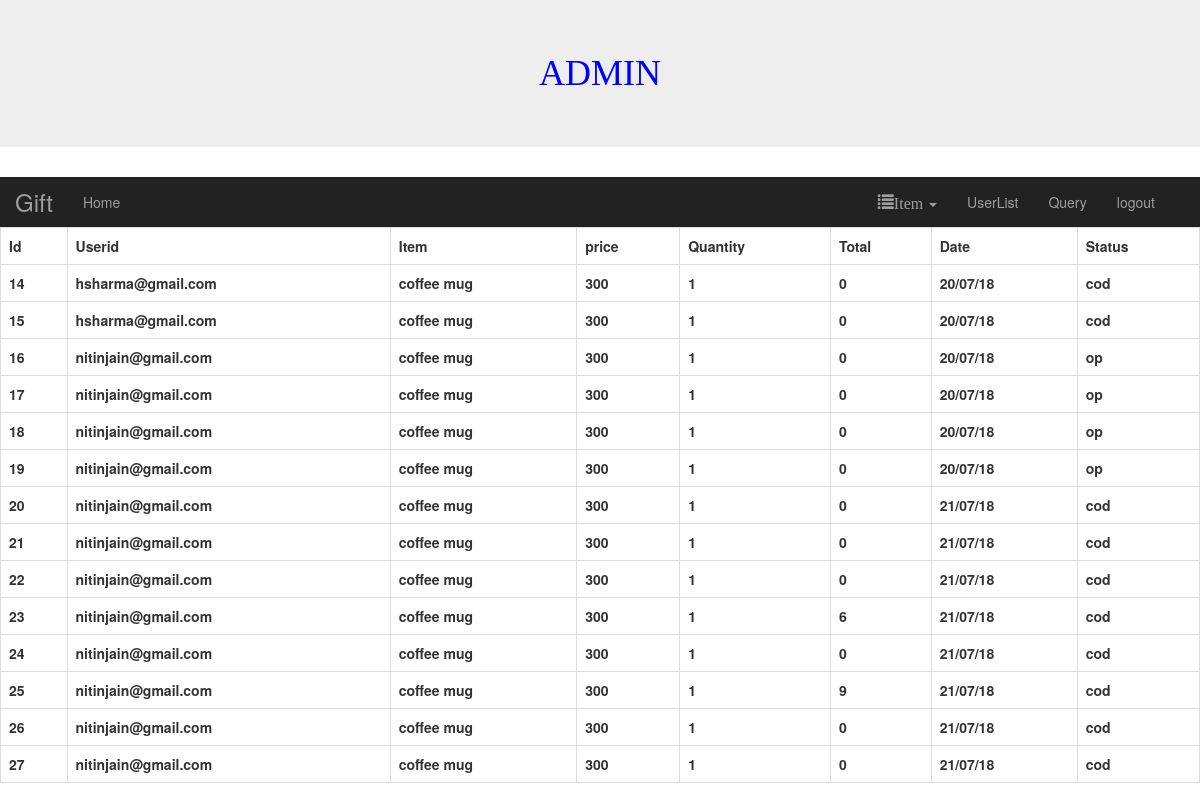
The app's page /purchased.php with its own data.
### tables this page shows
CREATE TABLE IF NOT EXISTS `order1` (
  `id` int(11) NOT NULL AUTO_INCREMENT,
  `item` varchar(25) NOT NULL,
  `price` varchar(10) NOT NULL,
  `quantity` varchar(10) NOT NULL,
  `total` int(6) NOT NULL,
  `userid` varchar(25) NOT NULL,
  `transid` varchar(10) NOT NULL,
  `status` varchar(20) NOT NULL,
  `date` varchar(12) NOT NULL,
  PRIMARY KEY (`id`)
);

### purchased.php (the view, shortened to what this page needs)
<!DOCTYPE html PUBLIC "-//W3C//DTD XHTML 1.0 Transitional//EN" "http://www.w3.org/TR/xhtml1/DTD/xhtml1-transitional.dtd">
<html xmlns="http://www.w3.org/1999/xhtml">
<head>
<link href="bootstrap-3.3.7-dist/css/bootstrap.min.css" rel="stylesheet"/>
<link rel="stylesheet" href="https://maxcdn.bootstrapcdn.com/bootstrap/3.3.7/css/bootstrap.min.css">
</head>
<body>
<nav class="jumbotron text-center">
<span style="color:#00F;font-size:36px;font-family:Georgia, 'Times New Roman', Times, serif;">ADMIN</span>
</nav>
<nav class="nav navbar-inverse">
<div class="navbar-header">
<a href="#" class="navbar-brand" style="font-size:24px">Gift</a>
</div>
<div class="container-fluid">
<div class="collapse navbar-collapse" id="sspy">
<ul class="nav navbar-nav">
<li><a href="Admin1.php">Home</a></li>
</ul>
<ul class="nav navbar-nav pull-right">
<li class="dropdown">
<a href="#" class="dropdown-toggle" data-toggle="dropdown">
<span class="glyphicon glyphicon-list" style="font-size:16px">Item</span>
<span class="caret"></span></a>
</li>
<li><a href="userlist.php">UserList</a></li>
<li><a href="userquery.php">Query</a></li>
<li><a href="admin logout.php">logout</a></li>
</ul>
</div>
</div>
</nav>
<table class="table table-bordered">
<tr><th>Id</th><th>Userid</th><th>Item</th><th>price</th><th>Quantity</th><th>Total</th><th>Date</th><th>Status</th></tr>
<?php
include('conn.php');
  $sql=mysqli_query($conn,"select * from order1");
   while($a=mysqli_fetch_array($sql))
   {
?>
<tr>
<th><?php echo $a['id'] ?></th>
<th><?php echo $a['userid'] ?> </th>
<th><?php echo $a['item'] ?></th>
<th><?php echo $a['price'] ?> </th>
<th><?php echo $a['quantity'] ?> </th>
<th><?php echo $a['total'] ?> </th>
<th><?php echo $a['date'] ?></th>
<th><?php echo $a['status'] ?></th>
</tr>
<?php } ?>
</table>
</body>
</html>

### records on screen
order1: id "14", userid "hsharma@gmail.com", item "coffee mug", price "300", quantity "1", total "0", date "20/07/18", status "cod"
order1: id "15", userid "hsharma@gmail.com", item "coffee mug", price "300", quantity "1", total "0", date "20/07/18", status "cod"
order1: id "16", userid "nitinjain@gmail.com", item "coffee mug", price "300", quantity "1", total "0", date "20/07/18", status "op"
order1: id "17", userid "nitinjain@gmail.com", item "coffee mug", price "300", quantity "1", total "0", date "20/07/18", status "op"
order1: id "18", userid "nitinjain@gmail.com", item "coffee mug", price "300", quantity "1", total "0", date "20/07/18", status "op"
order1: id "19", userid "nitinjain@gmail.com", item "coffee mug", price "300", quantity "1", total "0", date "20/07/18", status "op"
order1: id "20", userid "nitinjain@gmail.com", item "coffee mug", price "300", quantity "1", total "0", date "21/07/18", status "cod"
order1: id "21", userid "nitinjain@gmail.com", item "coffee mug", price "300", quantity "1", total "0", date "21/07/18", status "cod"
order1: id "22", userid "nitinjain@gmail.com", item "coffee mug", price "300", quantity "1", total "0", date "21/07/18", status "cod"
order1: id "23", userid "nitinjain@gmail.com", item "coffee mug", price "300", quantity "1", total "6", date "21/07/18", status "cod"
order1: id "24", userid "nitinjain@gmail.com", item "coffee mug", price "300", quantity "1", total "0", date "21/07/18", status "cod"
order1: id "25", userid "nitinjain@gmail.com", item "coffee mug", price "300", quantity "1", total "9", date "21/07/18", status "cod"
order1: id "26", userid "nitinjain@gmail.com", item "coffee mug", price "300", quantity "1", total "0", date "21/07/18", status "cod"
order1: id "27", userid "nitinjain@gmail.com", item "coffee mug", price "300", quantity "1", total "0", date "21/07/18", status "cod"
